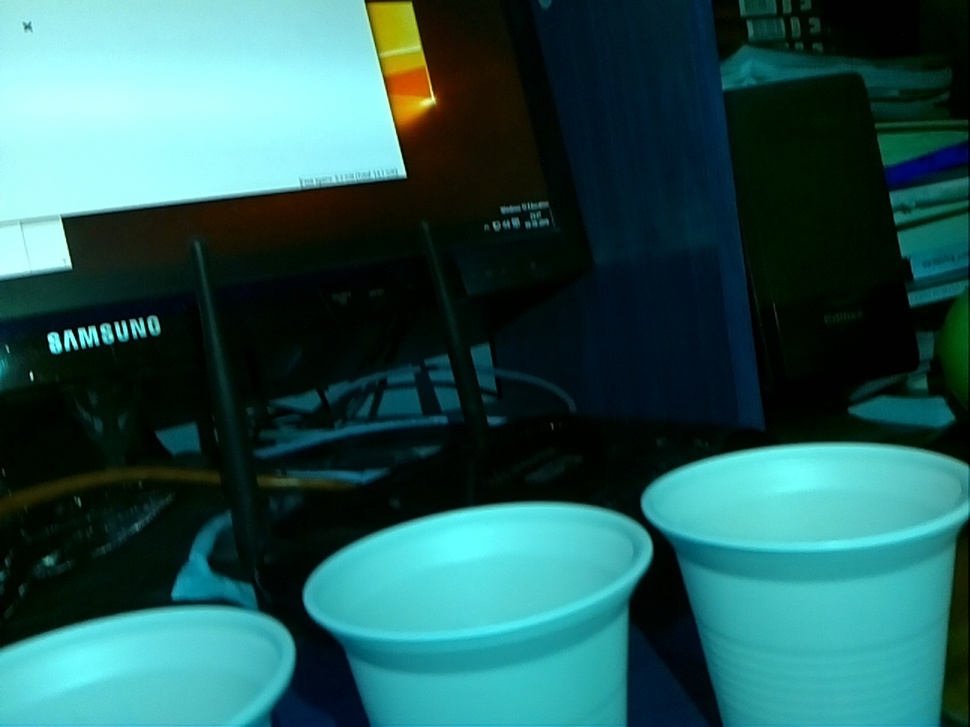
//> input picture Larc2016/VasosBase/image12.jpg, 970 x 727 px, shrunk from 1280 x 960 before the run
$ ./circulos image12.jpg   (built with g++ and OpenCV 4)
//> lines starting //> are read from the running program, lines starting //| are printed output that depends on the picture; after the words box and inside, x2 and y2 are one past the last pixel; in counts of white or black regions, pixels touching at a corner belong together
#include "opencv2/imgproc/imgproc.hpp"
#include "opencv2/imgcodecs.hpp"
#include "opencv2/highgui/highgui.hpp"
#include <iostream>
using namespace cv;
using namespace std;

// static void help()
// {
//     cout <<
//             "\nThis program is demonstration for ellipse fitting. The program finds\n"
//             "contours and approximate it by ellipses.\n"
//             "Call:\n"
//             "./fitellipse [image_name -- Default ../data/stuff.jpg]\n" << endl;
// }

int sliderPos = 0;

Mat image;

void processImage(int, void*);

int main( int argc, char** argv )
{
    const char* filename = argc == 2 ? argv[1] : (char*)"../data/stuff.jpg";
    image = imread(filename);
//> image is the input picture: 727 rows x 970 cols, CV_8UC3; mean B, G, R 86.6, 88.6, 39.3
    if( image.empty() )
    {
        cout << "Couldn't open image " << filename << "\nUsage: fitellipse <image_name>\n";
        return 0;
    }

    imshow("source", image);
    namedWindow("result", 1);

    // Create toolbars. HighGUI use.
    createTrackbar( "V_min", "result", &sliderPos, 99, processImage );
    processImage(0, 0);

    // Wait for a key stroke; the same function arranges events processing
    waitKey();
    return 0;
}

// Define trackbar callback functon. This function find contours,
// draw it and approximate it by ellipses.


void processImage(int /*h*/, void*)
{
    vector<vector<Point> > contours;

    Mat hsvImg;
    cvtColor(image,hsvImg,CV_BGR2HSV);
//> hsvImg: 727 rows x 970 cols, CV_8UC3; mean H, S, V 79, 200, 92.7
    Mat bimage;

    //hsvImg >= sliderPos;

	inRange(hsvImg, Scalar(0,0,sliderPos), Scalar (360,20,100),bimage);
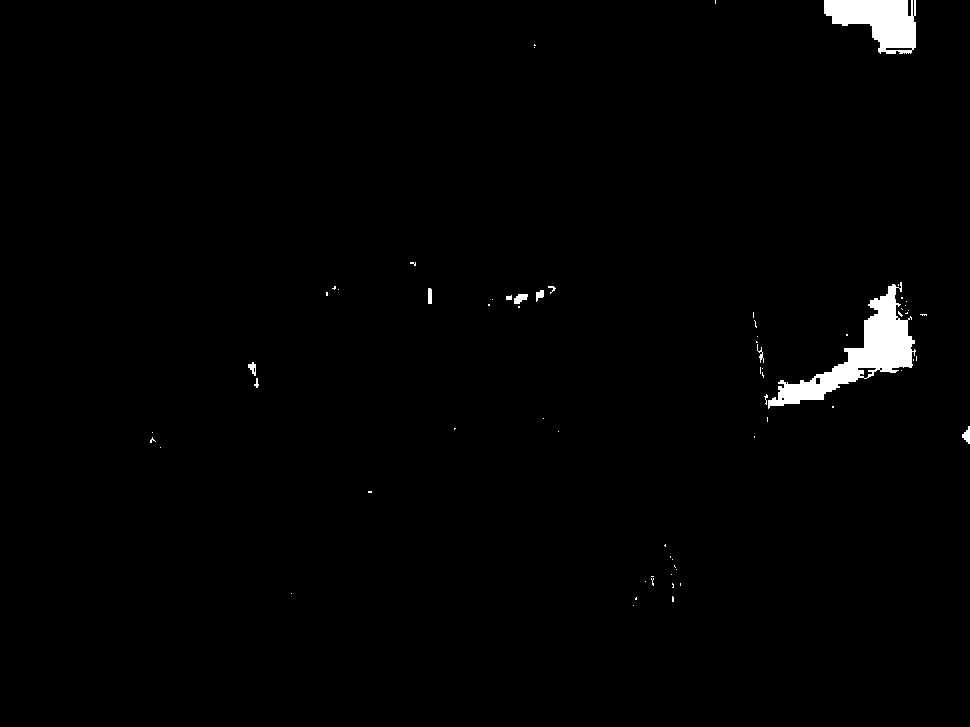
//> bimage: 727 rows x 970 cols, CV_8UC1; 1.3% white; 67 white regions (56 under 20 px)

    findContours(bimage, contours, RETR_LIST, CHAIN_APPROX_NONE);
//> contours = 74 contours, 64 with area under 20; largest, box (x1, y1, x2, y2) and area: (768, 282, 916, 409) 4916, (824, 0, 916, 54) 3078, (857, 367, 877, 379) 112, (885, 47, 913, 51) 79, (514, 294, 528, 304) 76

    Mat cimage = Mat::zeros(bimage.size(), CV_8UC3);

    for(size_t i = 0; i < contours.size(); i++)
    {
        size_t count = contours[i].size();
        if( count < 6 )
            continue;

        Mat pointsf;
        Mat(contours[i]).convertTo(pointsf, CV_32F);
        RotatedRect box = fitEllipse(pointsf);

        if( MAX(box.size.width, box.size.height) > MIN(box.size.width, box.size.height)*30 )
            continue;
        drawContours(cimage, contours, (int)i, Scalar::all(255), 1, 8);

        ellipse(cimage, box, Scalar(0,0,255), 1, LINE_AA);
        ellipse(cimage, box.center, box.size*0.5f, box.angle, 0, 360, Scalar(0,255,255), 1, LINE_AA);
        Point2f vtx[4];
        box.points(vtx);
        for( int j = 0; j < 4; j++ )
            line(cimage, vtx[j], vtx[(j+1)%4], Scalar(0,255,0), 1, LINE_AA);
    }
//> this loop made 74 passes
//> (count, box) on passes 3, 6, 8, 16, 18, 23, 25, 27, 28, 29, 30, 31: (11, centre (672.5, 598.7), size (0, 1), angle 0), (9, centre (672.5, 585.2), size (0, 1), angle 180), (18, centre (652.3, 580.2), size (2, 8.8), angle 171), (8, centre (369.5, 491.5), size (0, 1), angle 0), (16, centre (153.4, 443.5), size (5, 11.4), angle 157.3), (42, centre (966.3, 434.8), size (7.4, 16.6), angle 1.4), (8, centre (767, 418.9), size (0, 4.5), angle 0), (8, centre (782.5, 398.5), size (3.2, 3.2), angle 0), (22, centre (765.8, 398.5), size (3, 8.9), angle 0.6), (20, centre (817.5, 380.5), size (5.6, 7.9), angle 0), (22, centre (256.1, 382.8), size (4, 8.5), angle 179.3), (10, centre (762.5, 374.5), size (0, 1), angle 180)
//> count on passes 1, 2, 4, 5, 7, 9: 1, 5, 1, 4, 1, 4

    imshow("result", cimage);
}
